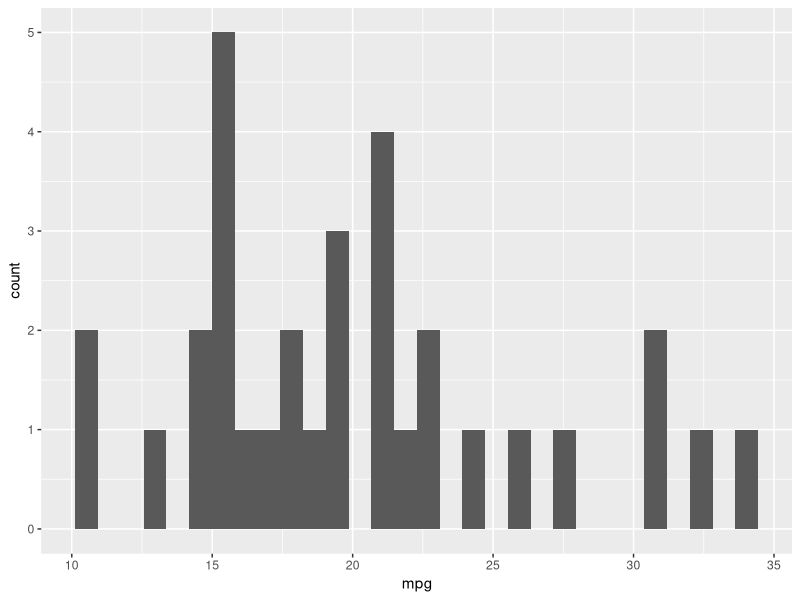
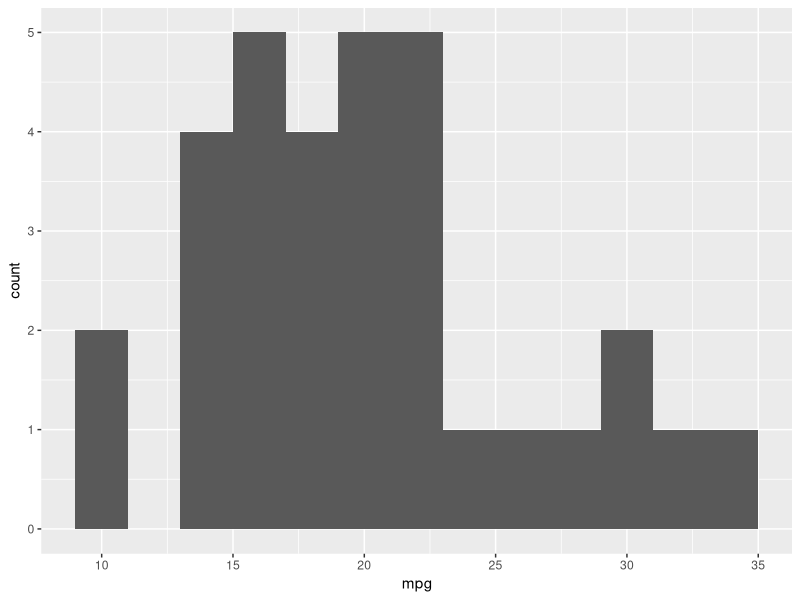

These figures' R source, in order:

library(ggplot2)
ggplot(mtcars, aes(x = mpg)) +
  geom_histogram()
#> `stat_bin()` using `bins = 30`. Pick better value with `binwidth`.
# With wider bins
g = ggplot(mtcars, aes(x = mpg)) +
  geom_histogram(binwidth = 2)
print(g)